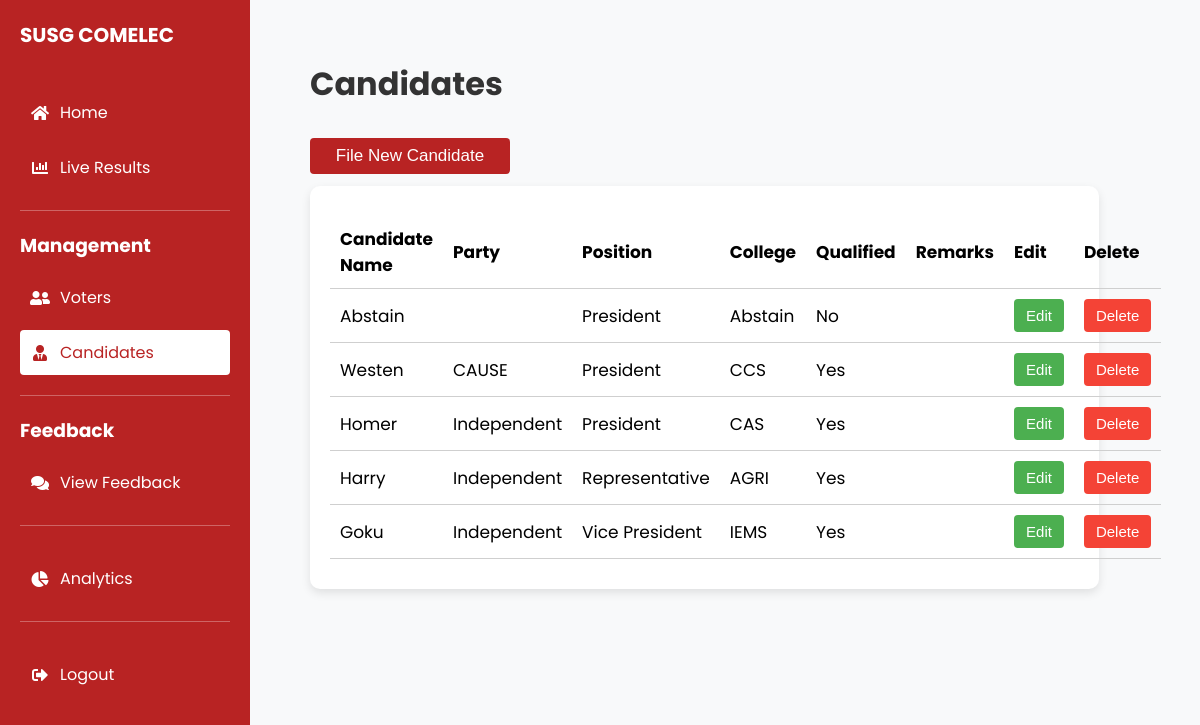
The page /Admin/admin-candidates.php (signed in) on the database as committed earlier.
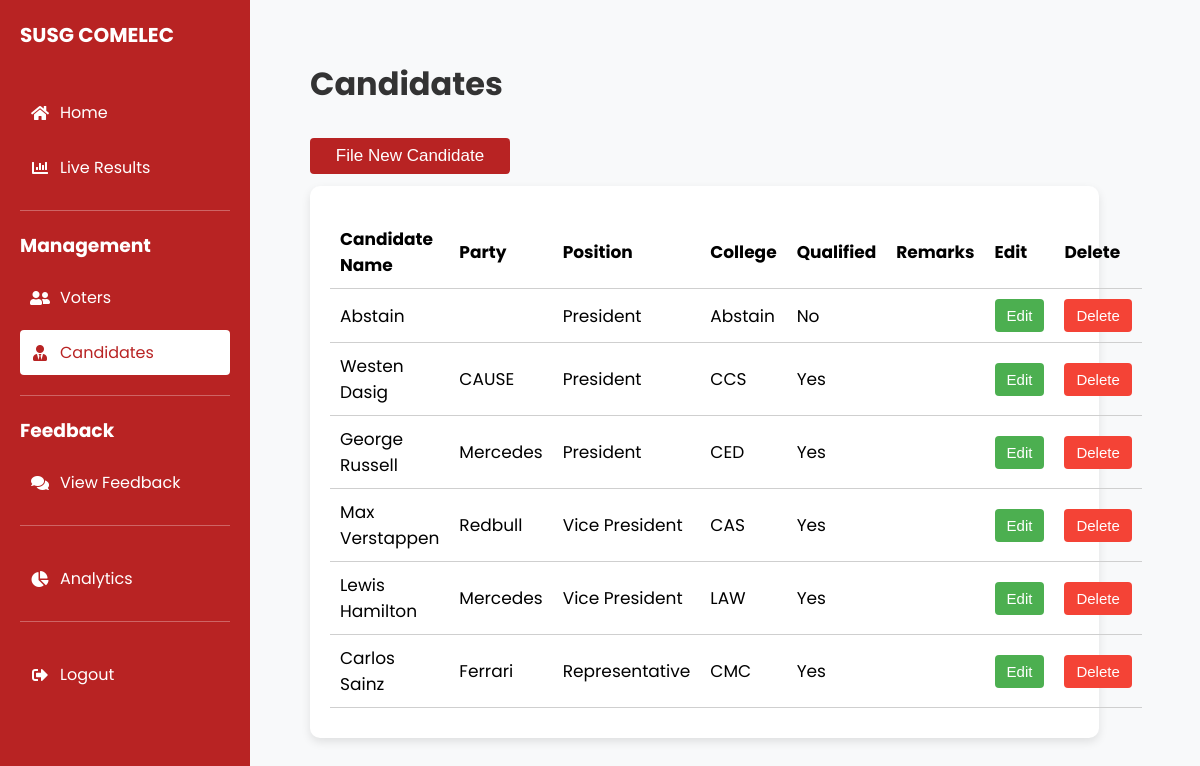
The same page on the database as committed later.
### tables this page shows
CREATE TABLE `candidates` (
  `candidate_id` int(200) NOT NULL,
  `candidate_name` varchar(50) NOT NULL,
  `college_id` int(20) NOT NULL,
  `position_id` int(3) NOT NULL,
  `qualified` tinyint(1) NOT NULL DEFAULT 0,
  `remarks` varchar(255) DEFAULT NULL,
  `candidate_image` varchar(255) DEFAULT NULL,
  `candidate_party` varchar(50) NOT NULL DEFAULT 'Independent'
);

CREATE TABLE `positions` (
  `position_id` int(3) NOT NULL,
  `position_name` varchar(20) NOT NULL
);

CREATE TABLE `colleges` (
  `college_id` int(20) NOT NULL,
  `college_name` varchar(50) NOT NULL,
  `max_representatives` int(10) NOT NULL
);

### admin/admin-candidates.php (the view, shortened to what this page needs)
<?php
require_once '../connect.php';
$stmt = $pdo->query("
    SELECT candidates.*, colleges.college_name, positions.position_name
    FROM candidates
    LEFT JOIN colleges ON candidates.college_id = colleges.college_id
    LEFT JOIN positions ON candidates.position_id = positions.position_id
");
$candidates = $stmt->fetchAll(PDO::FETCH_ASSOC);
?>
<!DOCTYPE html>
<html lang="en">
<head>
    <link rel="stylesheet" href="https://cdnjs.cloudflare.com/ajax/libs/font-awesome/5.15.4/css/all.min.css">
</head>
<body>
    <?php include 'sidebar.php'; ?>
    <main>
        <div class="content">
            <h1>Candidates</h1>
            <button class="add-btn" id="openModalBtn">File New Candidate</button>
            <div class="mngment-box">
                <table class="mngment-table">
                    <thead>
                        <tr>
                            <th>Candidate Name</th>
                            <th>Party</th>
                            <th>Position</th>
                            <th>College</th>
                            <th>Qualified</th>
                            <th>Remarks</th>
                            <th>Edit</th>
                            <th>Delete</th>
                        </tr>
                    </thead>
                    <tbody>
                        <?php foreach ($candidates as $candidate): ?>
                        <tr>
                            <td><?php echo htmlspecialchars($candidate['candidate_name']); ?></td>
                            <td><?php echo htmlspecialchars($candidate['candidate_party']); ?></td>
                            <td><?php echo htmlspecialchars($candidate['position_name']); ?></td>
                            <td><?php echo htmlspecialchars($candidate['college_name']); ?></td>
                            <td><?php echo $candidate['qualified'] ? 'Yes' : 'No'; ?></td>
                            <td><?php echo htmlspecialchars($candidate['remarks']); ?></td>
                            <td><button class="edit-btn" data-candidate='<?php echo json_encode($candidate); ?>'>Edit</button></td>
                            <td><button class="delete-btn" data-candidate-id="<?php echo $candidate['candidate_id']; ?>">Delete</button></td>
                        </tr>
                        <?php endforeach; ?>
                    </tbody>
                </table>
            </div>
        </div>
    </main>
</body>
</html>

### admin/sidebar.php (shortened to what this page needs)
<!DOCTYPE html>
<html lang="en">
<head>
    <link rel="stylesheet" href="https://cdnjs.cloudflare.com/ajax/libs/font-awesome/5.15.4/css/all.min.css">
</head>
<body>
    <?php
    $current_page = basename($_SERVER['PHP_SELF']);
    ?>
    <div class="sidebar">
        <div class="sections">
            <div class="section">
                <h2>SUSG COMELEC</h2>
                <a href="admin-home.php" class="nav-link <?php echo $current_page == 'admin-home.php' ? 'active' : ''; ?>"><i class="fas fa-home icon"></i>Home</a>
                <a href="admin-liveresults.php" class="nav-link <?php echo $current_page == 'admin-liveresults.php' ? 'active' : ''; ?>"><i class="fas fa-chart-bar icon"></i>Live Results</a>
            </div>
            <div class="section">
                <h3>Management</h3>
                <a href="admin-voters.php" class="nav-link <?php echo $current_page == 'admin-voters.php' ? 'active' : ''; ?>"><i class="fas fa-user-friends icon"></i>Voters</a>
                <a href="admin-candidates.php" class="nav-link <?php echo $current_page == 'admin-candidates.php' ? 'active' : ''; ?>"><i class="fas fa-user-tie icon"></i>Candidates</a>
            </div>
            <div class="section">
                <h3>Feedback</h3>
                <a href="admin-feedback.php" class="nav-link <?php echo $current_page == 'admin-feedback.php' ? 'active' : ''; ?>"><i class="fas fa-comments icon"></i>View Feedback</a>
            </div>
            <div class="section">
                <a href="admin-analytics.php" class="nav-link <?php echo $current_page == 'admin-analytics.php' ? 'active' : ''; ?>"><i class="fas fa-chart-pie icon"></i>Analytics</a>
            </div>
            <div class="section">
                <a href="../logout.php" class="nav-link"><i class="fas fa-sign-out-alt icon"></i>Logout</a>
            </div>
        </div>
    </div>
</body>
</html>

### admin/admin-candidates.php (style rules this page uses)
body { margin: 0; font-family: 'Poppins', sans-serif; }
.content { flex-grow: 1; padding: 40px; display: flex; flex-direction: column; overflow-y: auto; }
h1 { font-size: 32px; margin-bottom: 30px; text-align: left; color: #333; }
.mngment-box { background-color: #fff; border-radius: 10px; padding: 30px 20px; width: 95%; max-width: 3000px; margin-bottom: 40px; text-align: center; box-shadow: 0 4px 10px rgba(0, 0, 0, 0.1); }
.mngment-table { width: 100%; border-collapse: collapse; margin: 0 auto; font-size: 17px; text-align: left; }
.mngment-table tr { border-bottom: 1px solid #cfcfcf; }
.mngment-table th, .mngment-table td { padding: 10px; }
.add-btn { padding: 8px 12px; border: none; cursor: pointer; font-size: 17px; border-radius: 4px; background-color: #b82323; color: white; width: 200px; float: right; margin-bottom: 12px; }
.edit-btn, .delete-btn { padding: 8px 12px; border: none; cursor: pointer; font-size: 15px; border-radius: 4px; }
.edit-btn { background-color: #4CAF50; color: white; }
.delete-btn { background-color: #f44336; color: white; }

### admin/sidebar.php (style rules this page uses)
* { margin: 0; padding: 0; box-sizing: border-box; }
body, html { font-family: 'Poppins', sans-serif; margin: 0; background-color: #f8f9fa; height: 100%; width: 100%; }
body { display: flex; min-height: 100vh; }
.sidebar { height: 100vh; width: 250px; background-color: #b82323; color: white; padding: 20px; display: flex; flex-direction: column; justify-content: space-between; position: fixed; top: 0; left: 0; }
.sidebar h2 { margin-bottom: 40px; font-size: 20px; }
.sidebar a { text-decoration: none; color: white; font-size: 16px; margin: 10px 0; display: flex; align-items: center; padding: 10px; border-radius: 4px; transition: background-color 0.3s ease, color 0.3s ease; }
.sidebar .active { background-color: white; color: #b82323; }
.sidebar .section { margin-bottom: 20px; }
.sidebar .sections .section:not(:first-child) { border-top: 1px solid rgba(255, 255, 255, 0.3); padding-top: 20px; margin-top: 20px; }
.sidebar .sections .section h3 { margin-bottom: 15px; }
.icon { margin-right: 10px; width: 20px; text-align: center; }
.sidebar a .fas { width: 20px; }
main { margin-left: 250px; padding: 20px; width: 100%; overflow-y: auto; }

Rows that differ between the two databases and show on the page:
removed candidates: candidate_name "Westen", candidate_party "CAUSE", position.position_name "President", college.college_name "CCS", qualified "Yes"
removed candidates: candidate_name "Homer", candidate_party "Independent", position.position_name "President", college.college_name "CAS", qualified "Yes"
removed candidates: candidate_name "Harry", candidate_party "Independent", position.position_name "Representative", college.college_name "AGRI", qualified "Yes"
removed candidates: candidate_name "Goku", candidate_party "Independent", position.position_name "Vice President", college.college_name "IEMS", qualified "Yes"
added candidates: candidate_name "Westen Dasig", candidate_party "CAUSE", position.position_name "President", college.college_name "CCS", qualified "Yes"
added candidates: candidate_name "George Russell", candidate_party "Mercedes", position.position_name "President", college.college_name "CED", qualified "Yes"
added candidates: candidate_name "Max Verstappen", candidate_party "Redbull", position.position_name "Vice President", college.college_name "CAS", qualified "Yes"
added candidates: candidate_name "Lewis Hamilton", candidate_party "Mercedes", position.position_name "Vice President", college.college_name "LAW", qualified "Yes"
added candidates: candidate_name "Carlos Sainz", candidate_party "Ferrari", position.position_name "Representative", college.college_name "CMC", qualified "Yes"
